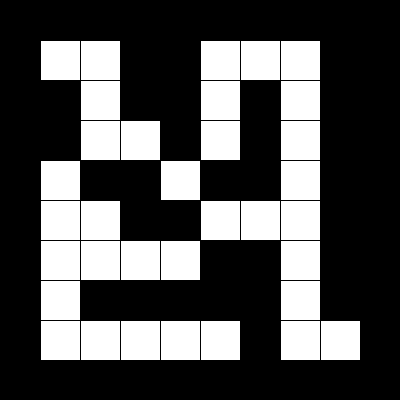
Frame 1 (no input)
Frame 60 (the mouse pressed at the canvas centre just before this capture): identical to frame 1, image omitted
Frame 120 (the mouse held since frame 60 and released just before this capture): identical to frame 1, image omitted

The Processing sketch that drew this single still picture (run headless with seeded random() and noise(); from frame 60 on, the mouse is pressed at the canvas centre):

// Processing sketch: week15_05_maze_DFS
// ── week15_05_maze_DFS.pde
//week15_05_maze_DFS
int[][]maze = {
  {1,1,1,1,1,1,1,1,1,1},
  {1,0,0,1,1,0,0,0,1,1},
  {1,1,0,1,1,0,1,0,1,1},
  {1,1,0,0,1,0,1,0,1,1},
  {1,0,1,1,0,1,1,0,1,1},
  {1,0,0,1,1,0,0,0,1,1},
  {1,0,0,0,0,1,1,0,1,1},
  {1,0,1,1,1,1,1,0,1,1},
  {1,0,0,0,0,0,1,0,0,1},
  {1,1,1,1,1,1,1,1,1,1},
};

void setup()
{
  size(400,400);
}
void draw()
{
  for(int i=0;i<maze.length;i++)
  {
    for(int j=0;j<maze.length;j++)
    {
      if(maze[i][j]==1)fill(0);
      else fill(255);
      rect(j*40,i*40,40,40);
    }
  }
}
